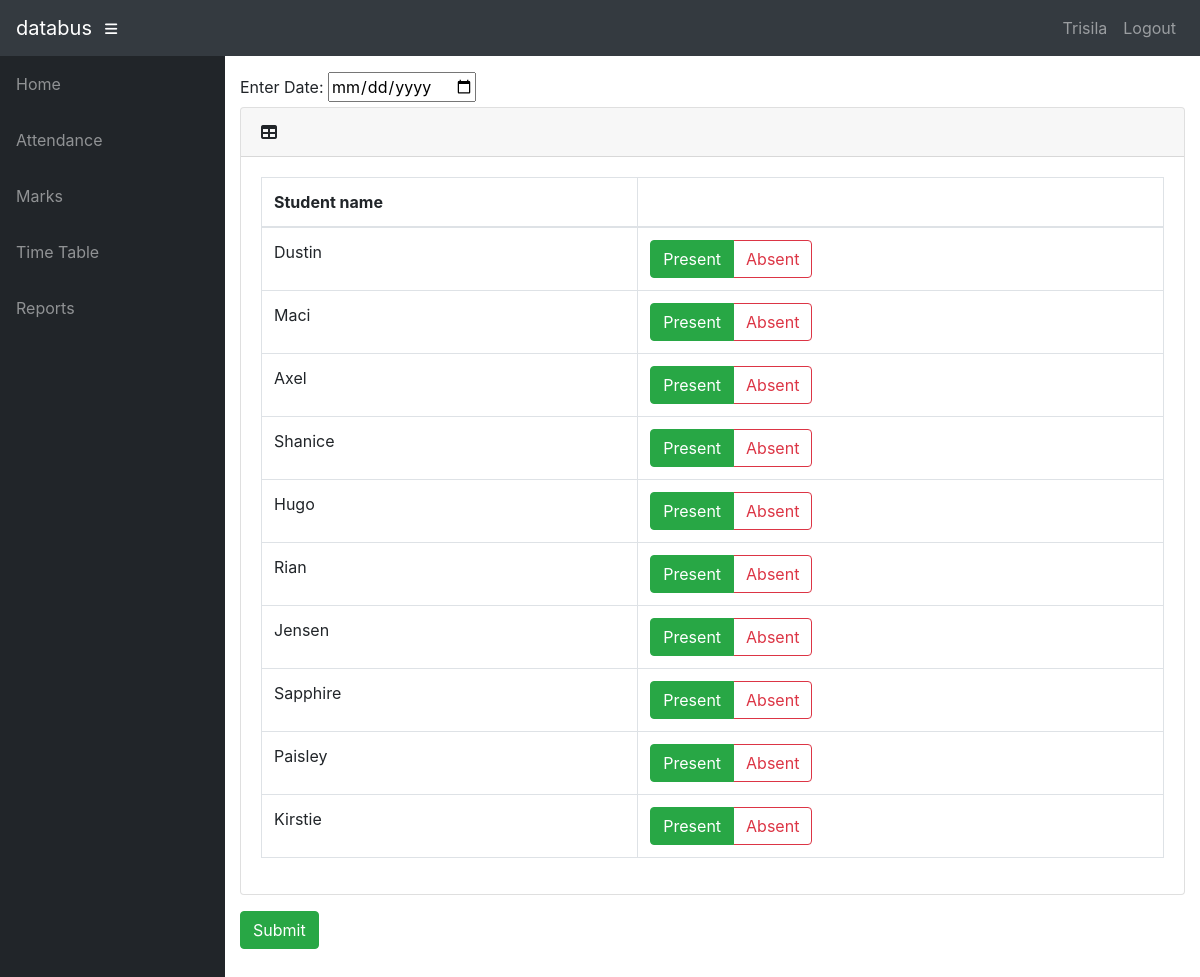
The page /info/teacher/28/Extra_class/ (signed in) on the database as committed earlier.
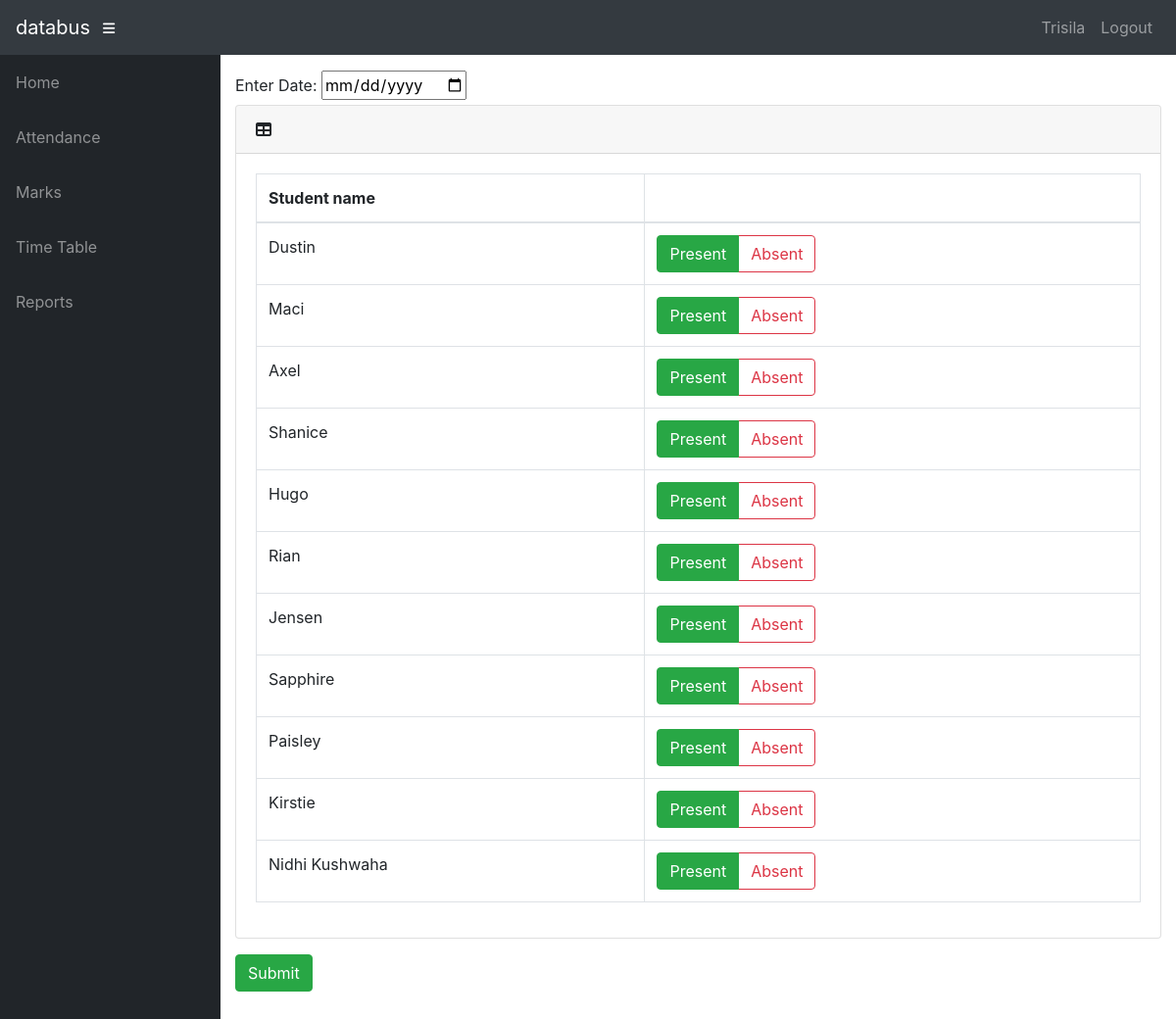
The same page on the database as committed later.
### info/models.py (models this page shows, shortened)
class Student(models.Model):
    user = models.OneToOneField(User, on_delete=models.CASCADE, null=True)
    class_id = models.ForeignKey(Class, on_delete=models.CASCADE, default=1)
    USN = models.CharField(primary_key='True', max_length=100)
    name = models.CharField(max_length=200)
    sex = models.CharField(max_length=50, choices=sex_choice, default='Male')
    DOB = models.DateField(default='1998-01-01')

### info/views.py (the view)
@login_required()
def t_extra_class(request, assign_id):
    ass = get_object_or_404(Assign, id=assign_id)
    c = ass.class_id
    context = {
        'ass': ass,
        'c': c,
    }
    return render(request, 'info/t_extra_class.html', context)

### info/models.py (called while the page is built)
    @property
    def is_student(self):
        if hasattr(self, 'student'):
            return True
        return False

    @property
    def is_teacher(self):
        if hasattr(self, 'teacher'):
            return True
        return False

### info/templates/info/t_extra_class.html (shortened to what this page needs)
{% extends 'info/base.html' %}
{% block content %}
{% if c.student_set.all %}
<form action="{% url 'e_confirm' ass.id %}" method="post">
    <label for="date">Enter Date: </label>
    <input type="date" name="date">
    <div class="card mb-3">
        <div class="card-header">
          <i class="fas fa-table"></i>
         <b>{{ dept1.name }}</b></div>
        <div class="card-body">
          <div class="table-responsive">
            <table class="table table-bordered" id="dataTable" width="100%" cellspacing="0">
              <thead>
                <tr>
                    <th>Student name</th>
                    <th></th>
                </tr>
              </thead>
                <tbody>
                {% for s in c.student_set.all %}
                    <tr>
                    <td>{{s.name}}</td>
                    <td>
                        <div class="btn-group btn-group-toggle" data-toggle="buttons">
                                <label class="btn btn-outline-success active">
                                    <input type="radio" name="{{ s.USN }}" id="option1" autocomplete="off" value="present" checked> Present
                                </label>
                                <label class="btn btn-outline-danger">
                                    <input type="radio" name="{{ s.USN }}" id="option2" autocomplete="off" value="absent"> Absent
                                </label>
                        </div>
                    </td>
                    </tr>
                {% endfor %}
                </tbody>
            </table>
          </div>
        </div>
      </div>
    <input class="btn btn-success" type="submit" value="Submit">
</form>
{% else %}
    <p>No students in Class</p>
{% endif %}
{% endblock %}

Rows that differ between the two databases and show on the page:
added Student: name "Nidhi Kushwaha"
